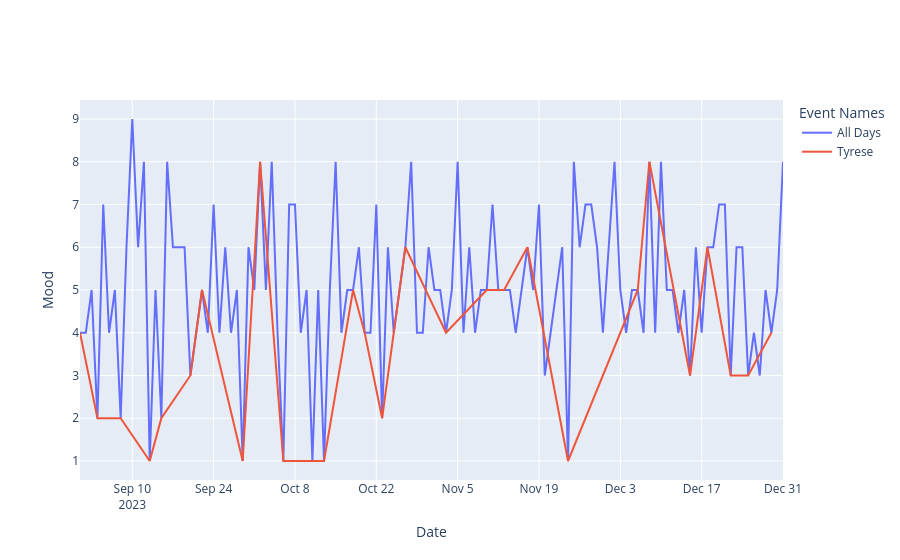

Write notebook code for a chart like this one.
### Code cell
person_effect_on_mood_plot("Tyrese")
